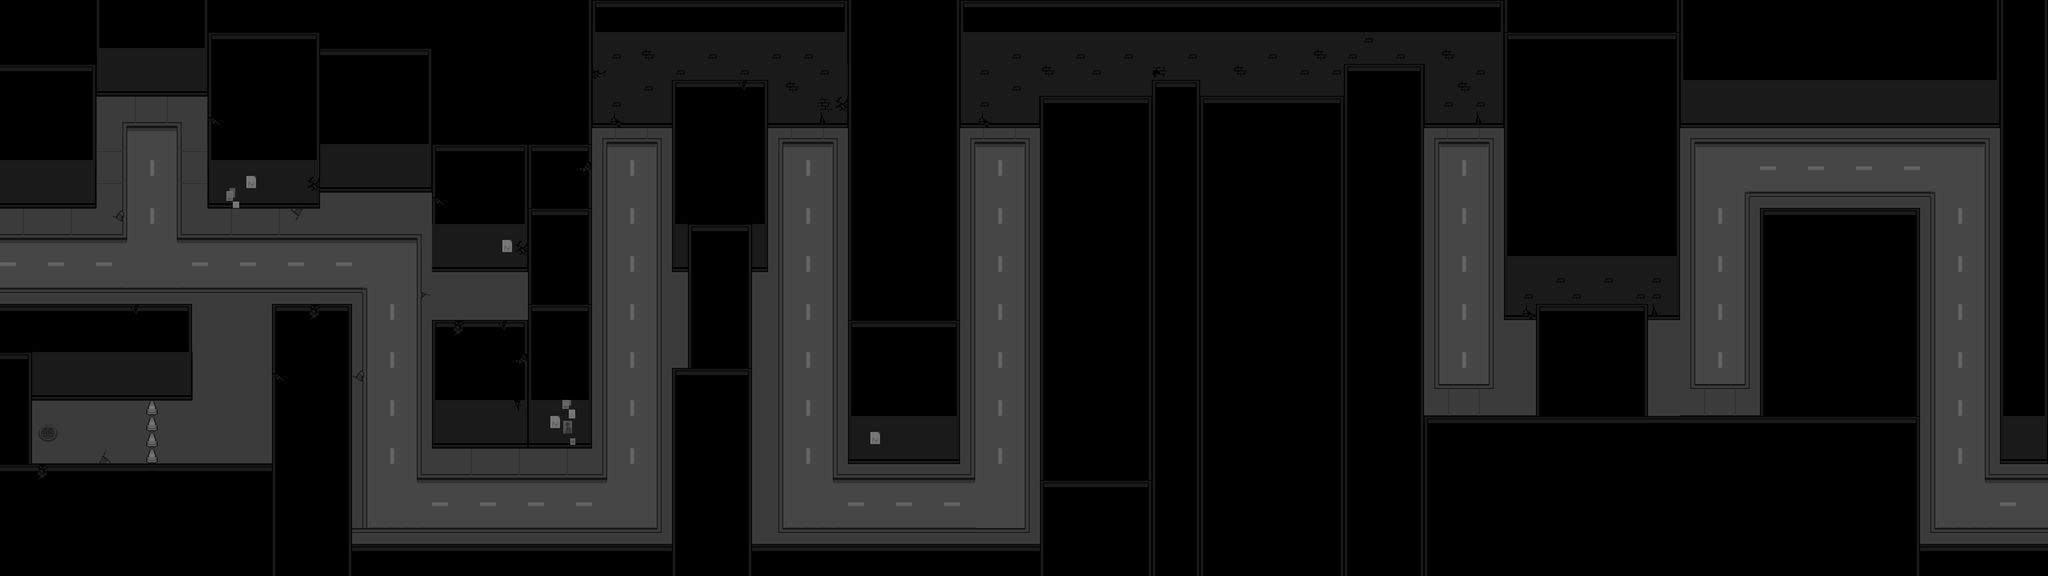

This is a level from a 2D game, rendered from its Tiled map with the project's own tilesets. A one-line summary and the map file follow, with tile-layer data summarised:
An orthogonal 128x36 tile map with 40x40 px tiles, 3 tile layers (Tile Layer 1, Tile Layer 2, Tile Layer 3), 2 tilesets and 106 objects (12x script, 6x climbentry, 4x interactable, 3x climbarea, transition, ...).

<map version="1.11" tiledversion="1.11.2" orientation="orthogonal" renderorder="right-down" width="128" height="36" tilewidth="40" tileheight="40" infinite="0" nextlayerid="10" nextobjectid="133">
 <editorsettings>
  <export target="data.lua" format="lua" />
 </editorsettings>
 <properties>
  <property name="music" value="mus_rt_darkness_the_evil_from_come_the" />
 </properties>
 <tileset firstgid="1" source="../../../../tilesets/alleyway.tsx" />
 <tileset firstgid="316" source="../../../../tilesets/nightmare_objects.tsx" />
 <layer id="1" name="Tile Layer 1" width="128" height="36">
  <data>[4608 cells, 4608 non-empty, 129 distinct tile ids]</data>
 </layer>
 <layer id="8" name="Tile Layer 2" width="128" height="36">
  <data>[4608 cells, 20 non-empty, 11 distinct tile ids]</data>
 </layer>
 <objectgroup color="#0000ff" id="2" name="collision">
  <object id="6" x="0" y="0" width="240" height="520" />
  <object id="7" x="240" y="0" width="280" height="240" />
  <object id="8" x="520" y="0" width="280" height="520" />
  <object id="10" x="800" y="0" width="280" height="480" />
  <object id="11" x="1080" y="0" width="240" height="680" />
  <object id="13" x="1080" y="880" width="400" height="240" />
  <object id="15" x="1320" y="0" width="160" height="880" />
  <object id="16" x="1480" y="280" width="200" height="40" />
  <object id="18" x="0" y="840" width="480" height="160" />
  <object id="20" x="80" y="1000" width="320" height="160" />
  <object id="21" x="0" y="1000" width="80" height="160" />
  <object id="22" x="0" y="1160" width="880" height="280" />
  <object id="23" x="680" y="840" width="200" height="320" />
  <object id="24" x="880" y="1360" width="800" height="80" />
  <object id="27" x="1680" y="1000" width="200" height="440" />
  <object id="28" x="1720" y="680" width="160" height="320" />
  <object id="29" x="1680" y="200" width="240" height="480" />
  <object id="30" x="1920" y="280" width="200" height="40" />
  <object id="31" x="2120" y="0" width="280" height="1160" />
  <object id="32" x="1880" y="1360" width="720" height="80" />
  <object id="33" x="2600" y="240" width="280" height="1200" />
  <object id="34" x="2880" y="200" width="120" height="1240" />
  <object id="35" x="3000" y="240" width="360" height="1200" />
  <object id="36" x="3360" y="160" width="200" height="1280" />
  <object id="39" x="3760" y="760" width="80" height="40" />
  <object id="40" x="4120" y="760" width="80" height="40" />
  <object id="44" x="3760" y="640" width="40" height="120" />
  <object id="45" x="4160" y="640" width="40" height="120" />
  <object id="46" x="3760" y="0" width="440" height="640" />
  <object id="47" x="3560" y="280" width="200" height="40" />
  <object id="48" x="4200" y="0" width="800" height="320" />
  <object id="49" x="5000" y="0" width="120" height="1160" />
  <object id="50" x="4400" y="600" width="400" height="440" />
  <object id="51" x="3560" y="1120" width="840" height="320" />
  <object id="52" x="4400" y="1040" width="400" height="400" />
  <object id="53" x="4800" y="1440" width="320" />
  <object id="54" x="5120" y="1160" height="280" />
  <object id="55" x="0" y="520" height="320" />
  <object id="56" x="3840" y="760" width="280" height="360" />
  <object id="88" x="4800" y="1360" height="40" />
  <object id="90" x="4800" y="1360" width="320" height="80" />
  <object id="132" x="2400" y="280" width="200" height="40" />
 </objectgroup>
 <objectgroup color="#ff0000" id="3" name="paths" />
 <objectgroup color="#ff00ff" id="4" name="objects">
  <object id="57" name="climbentry" x="1520" y="280" width="120" height="40">
   <properties>
    <property name="area" type="object" value="58" />
   </properties>
  </object>
  <object id="58" name="climbarea" x="1520" y="280">
   <polygon points="0,0 0,-160 560,-160 560,0 440,0 440,-80 120,-80 120,0" />
  </object>
  <object id="59" name="climbentry" x="1960" y="280" width="120" height="40">
   <properties>
    <property name="area" type="object" value="58" />
   </properties>
  </object>
  <object id="60" name="climbarea" x="2440" y="280">
   <polygon points="0,0 120,0 120,-80 920,-80 920,-120 1160,-120 1160,0 1280,0 1280,-200 880,-200 880,-160 0,-160" />
  </object>
  <object id="61" name="climbarea" x="3800" y="760">
   <polygon points="0,0 0,-80 360,-80 360,0" />
  </object>
  <object id="62" name="climbentry" x="3800" y="760" width="40" height="40">
   <properties>
    <property name="area" type="object" value="61" />
   </properties>
  </object>
  <object id="63" name="climbentry" x="4120" y="760" width="40" height="40">
   <properties>
    <property name="area" type="object" value="61" />
   </properties>
  </object>
  <object id="64" name="climbentry" x="2440" y="280" width="120" height="40">
   <properties>
    <property name="area" type="object" value="60" />
   </properties>
  </object>
  <object id="65" name="climbentry" x="3600" y="280" width="120" height="40">
   <properties>
    <property name="area" type="object" value="60" />
   </properties>
  </object>
  <object id="66" name="script" x="400" y="242.667" width="40" height="597.333">
   <properties>
    <property name="cutscene" value="nightmare.cyber_spawn_noelle" />
   </properties>
  </object>
  <object id="70" name="script" x="1080" y="1120" width="40" height="240">
   <properties>
    <property name="cutscene" value="nightmare.cyber_spawn_noelle" />
   </properties>
  </object>
  <object id="98" name="script" x="1120" y="1120" width="40" height="240">
   <properties>
    <property name="cutscene" value="nightmare.cyber_mem_get_together" />
    <property name="once" type="bool" value="true" />
   </properties>
  </object>
  <object id="74" name="script" x="1680" y="10" width="39.3333" height="293.333">
   <properties>
    <property name="cutscene" value="nightmare.cyber_spawn_noelle" />
   </properties>
  </object>
  <object id="80" name="script" x="3320" y="0" width="40" height="240">
   <properties>
    <property name="cutscene" value="nightmare.cyber_spawn_noelle" />
   </properties>
  </object>
  <object id="81" name="script" x="4160" y="640" width="40" height="400">
   <properties>
    <property name="cutscene" value="nightmare.cyber_spawn_noelle" />
   </properties>
  </object>
  <object id="87" name="transition" x="5103" y="1160" width="17" height="200">
   <properties>
    <property name="map" value="dw_church/nightmare/FIELD" />
    <property name="marker" value="proceed" />
   </properties>
  </object>
  <object id="92" name="script" x="5000" y="1160" width="120" height="200">
   <properties>
    <property name="cutscene" value="nightmare.cyber_memhead_ambush" />
   </properties>
  </object>
  <object id="94" name="script" x="680" y="520" width="40" height="320">
   <properties>
    <property name="cutscene" value="nightmare.cyber_mem_fun" />
    <property name="once" type="bool" value="true" />
   </properties>
  </object>
  <object id="95" gid="327" x="632" y="620.333" width="109.333" height="122" />
  <object id="96" gid="327" x="666.667" y="691" width="109.333" height="122" />
  <object id="97" gid="327" x="642.667" y="808.333" width="109.333" height="202" />
  <object id="99" gid="327" x="1081.33" y="1205" width="109.333" height="122" />
  <object id="100" gid="327" x="1058" y="1345" width="109.333" height="181.333" />
  <object id="101" gid="327" x="1092" y="1393" width="109.333" height="140.667" />
  <object id="102" gid="327" x="1433.33" y="461.667" width="176.667" height="62.6667" />
  </objectgroup>
 <objectgroup color="#00c000" id="5" name="controllers" />
 <objectgroup color="#7f00ff" id="6" name="markers">
  <!-- 12 objects omitted --></objectgroup>
 <objectgroup color="#00ff00" id="7" name="battleareas" />
 <layer id="9" name="Tile Layer 3" width="128" height="36">
  <data>[4608 cells, 168 non-empty, 8 distinct tile ids]</data>
 </layer>
</map>
<!-- 39 of 106 objects omitted -->